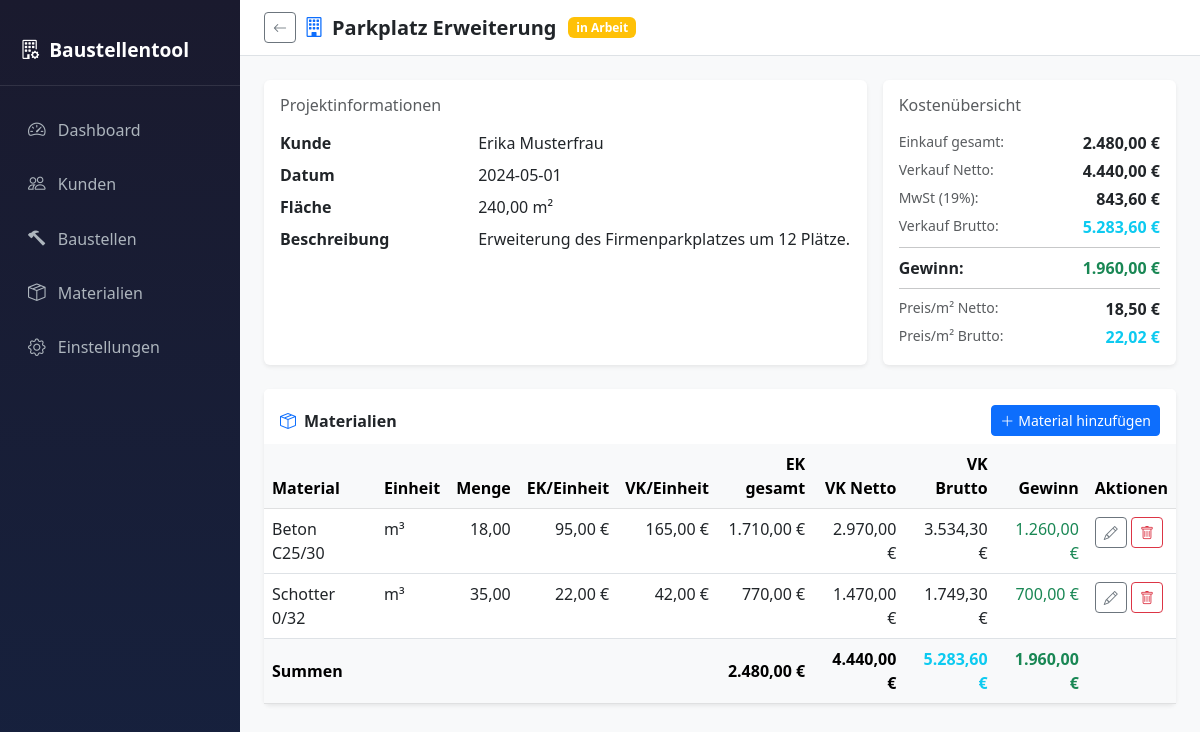
The app's page /index.php?page=project_detail&id=2 with its own data.
### tables this page shows
CREATE TABLE IF NOT EXISTS projects (
    id          INT           PRIMARY KEY AUTO_INCREMENT,
    customer_id INT           NOT NULL,
    name        VARCHAR(255)  NOT NULL,
    description TEXT,
    status      ENUM('geplant','in Arbeit','abgeschlossen') NOT NULL DEFAULT 'geplant',
    area_size   DECIMAL(10,2),
    created_at  DATE          NOT NULL,
    FOREIGN KEY (customer_id) REFERENCES customers(id) ON DELETE CASCADE
);

CREATE TABLE IF NOT EXISTS customers (
    id             INT          PRIMARY KEY AUTO_INCREMENT,
    name           VARCHAR(255) NOT NULL,
    address        TEXT,
    phone          VARCHAR(50),
    email          VARCHAR(255),
    payment_status ENUM('offen','bezahlt') NOT NULL DEFAULT 'offen',
    created_at     TIMESTAMP    DEFAULT CURRENT_TIMESTAMP
);

CREATE TABLE IF NOT EXISTS settings (
    id          INT          PRIMARY KEY AUTO_INCREMENT,
    vat_enabled TINYINT(1)   NOT NULL DEFAULT 1,
    vat_rate    DECIMAL(5,2) NOT NULL DEFAULT 19.00
);

CREATE TABLE IF NOT EXISTS project_materials (
    id             INT           PRIMARY KEY AUTO_INCREMENT,
    project_id     INT           NOT NULL,
    material_id    INT           NOT NULL,
    quantity       DECIMAL(10,2) NOT NULL,
    purchase_price DECIMAL(10,2) NOT NULL,
    selling_price  DECIMAL(10,2) NOT NULL,
    FOREIGN KEY (project_id)  REFERENCES projects(id)  ON DELETE CASCADE,
    FOREIGN KEY (material_id) REFERENCES materials(id) ON DELETE RESTRICT
);

CREATE TABLE IF NOT EXISTS materials (
    id   INT          PRIMARY KEY AUTO_INCREMENT,
    name VARCHAR(255) NOT NULL,
    unit ENUM('m²','m³','Stück') NOT NULL DEFAULT 'Stück'
);

### config/database.php (called while the page is built, shortened)
<?php
function getDB(): PDO {
    static $pdo = null;
    if ($pdo === null) {
        $dsn = 'mysql:host=' . DB_HOST . ';dbname=' . DB_NAME . ';charset=' . DB_CHARSET;
        $options = [
            PDO::ATTR_ERRMODE            => PDO::ERRMODE_EXCEPTION,
            PDO::ATTR_DEFAULT_FETCH_MODE => PDO::FETCH_ASSOC,
            PDO::ATTR_EMULATE_PREPARES   => false,
        ];
        try {
            $pdo = new PDO($dsn, DB_USER, DB_PASS, $options);
        } catch (PDOException $e) {
            error_log('DB connection failed: ' . $e->getMessage());
            die('<div class="alert alert-danger m-4">Datenbankverbindung fehlgeschlagen. Bitte kontaktieren Sie den Administrator.</div>');
        }
    }
    return $pdo;
}
function getSettings(): array {
    $pdo = getDB();
    $stmt = $pdo->query('SELECT * FROM settings LIMIT 1');
    return $stmt->fetch() ?: ['vat_enabled' => 1, 'vat_rate' => 19.00];
}

### pages/project_detail.php (the view, shortened to what this page needs)
<?php
require_once __DIR__ . '/../config/database.php';
$pdo      = getDB();
$settings = getSettings();
$projectId = (int)($_GET['id'] ?? 0);
$stmtP = $pdo->prepare('SELECT p.*, c.name AS customer_name FROM projects p JOIN customers c ON c.id = p.customer_id WHERE p.id = ?');
$stmtP->execute([$projectId]);
$project = $stmtP->fetch();
$stmtPM = $pdo->prepare('
    SELECT pm.*, m.name AS material_name, m.unit
    FROM project_materials pm
    JOIN materials m ON m.id = pm.material_id
    WHERE pm.project_id = ?
    ORDER BY m.name
');
$stmtPM->execute([$projectId]);
$projectMaterials = $stmtPM->fetchAll();
$vatEnabled = (bool)$settings['vat_enabled'];
$vatRate    = (float)$settings['vat_rate'];
$totalPurchase = 0;
$totalNetto    = 0;
foreach ($projectMaterials as $pm) {
    $totalPurchase += (float)$pm['purchase_price'] * (float)$pm['quantity'];
    $totalNetto    += (float)$pm['selling_price']  * (float)$pm['quantity'];
}
$totalProfit = $totalNetto - $totalPurchase;
$vatAmount   = $vatEnabled ? $totalNetto * ($vatRate / 100) : 0;
$totalBrutto = $totalNetto + $vatAmount;
$areaSize = (float)($project['area_size'] ?? 0);
$pricePerM2Netto  = ($areaSize > 0) ? $totalNetto  / $areaSize : 0;
$pricePerM2Brutto = ($areaSize > 0) ? $totalBrutto / $areaSize : 0;
$statusMap = ['geplant' => 'primary', 'in Arbeit' => 'warning', 'abgeschlossen' => 'success'];
?>
<div class="top-navbar d-flex align-items-center gap-2">
    <a href="index.php?page=projects" class="btn btn-sm btn-outline-secondary">
        <i class="bi bi-arrow-left"></i>
    </a>
    <h5 class="mb-0 fw-semibold"><i class="bi bi-building me-2 text-primary"></i><?= htmlspecialchars($project['name']) ?></h5>
    <span class="badge bg-<?= $statusMap[$project['status']] ?? 'secondary' ?> ms-1">
        <?= htmlspecialchars($project['status']) ?>
    </span>
</div>
<div class="p-4">
    <div class="row g-3 mb-4">
        <div class="col-md-8">
            <div class="card border-0 shadow-sm h-100">
                <div class="card-body">
                    <h6 class="card-title text-muted mb-3">Projektinformationen</h6>
                    <dl class="row mb-0">
                        <dt class="col-sm-4">Kunde</dt>
                        <dd class="col-sm-8"><?= htmlspecialchars($project['customer_name']) ?></dd>
                        <dt class="col-sm-4">Datum</dt>
                        <dd class="col-sm-8"><?= htmlspecialchars($project['created_at']) ?></dd>
                        <dt class="col-sm-4">Fläche</dt>
                        <dd class="col-sm-8"><?= $areaSize > 0 ? number_format($areaSize, 2, ',', '.') . ' m²' : '–' ?></dd>
                        <?php if ($project['description']): ?>
                        <dt class="col-sm-4">Beschreibung</dt>
                        <dd class="col-sm-8"><?= nl2br(htmlspecialchars($project['description'])) ?></dd>
                        <?php endif; ?>
                    </dl>
                </div>
            </div>
        </div>
        <div class="col-md-4">
            <div class="card border-0 shadow-sm h-100">
                <div class="card-body">
                    <h6 class="card-title text-muted mb-3">Kostenübersicht</h6>
                    <div class="d-flex justify-content-between mb-1">
                        <span class="text-muted small">Einkauf gesamt:</span>
                        <strong><?= number_format($totalPurchase, 2, ',', '.') ?> €</strong>
                    </div>
                    <div class="d-flex justify-content-between mb-1">
                        <span class="text-muted small">Verkauf Netto:</span>
                        <strong><?= number_format($totalNetto, 2, ',', '.') ?> €</strong>
                    </div>
                    <?php if ($vatEnabled): ?>
                    <div class="d-flex justify-content-between mb-1">
                        <span class="text-muted small">MwSt (<?= number_format($vatRate, 0) ?>%):</span>
                        <strong><?= number_format($vatAmount, 2, ',', '.') ?> €</strong>
                    </div>
                    <div class="d-flex justify-content-between mb-2">
                        <span class="text-muted small">Verkauf Brutto:</span>
                        <strong class="text-info"><?= number_format($totalBrutto, 2, ',', '.') ?> €</strong>
                    </div>
                    <?php endif; ?>
                    <hr class="my-2">
                    <div class="d-flex justify-content-between">
                        <span class="fw-semibold">Gewinn:</span>
                        <strong class="<?= $totalProfit >= 0 ? 'text-success' : 'text-danger' ?>">
                            <?= number_format($totalProfit, 2, ',', '.') ?> €
                        </strong>
                    </div>
                    <?php if ($areaSize > 0): ?>
                    <hr class="my-2">
                    <div class="d-flex justify-content-between mb-1">
                        <span class="text-muted small">Preis/m² Netto:</span>
                        <strong><?= number_format($pricePerM2Netto, 2, ',', '.') ?> €</strong>
                    </div>
                    <?php if ($vatEnabled): ?>
                    <div class="d-flex justify-content-between">
                        <span class="text-muted small">Preis/m² Brutto:</span>
                        <strong class="text-info"><?= number_format($pricePerM2Brutto, 2, ',', '.') ?> €</strong>
                    </div>
                    <?php endif; ?>
                    <?php endif; ?>
                </div>
            </div>
        </div>
    </div>
    <div class="card border-0 shadow-sm mb-4">
        <div class="card-header bg-white d-flex align-items-center justify-content-between border-0 pt-3">
            <span class="fw-semibold"><i class="bi bi-box-seam me-2 text-primary"></i>Materialien</span>
            <button class="btn btn-primary btn-sm" data-bs-toggle="modal" data-bs-target="#pmModal" onclick="resetPMForm()">
                <i class="bi bi-plus-lg me-1"></i>Material hinzufügen
            </button>
        </div>
        <div class="card-body p-0">
            <div class="table-responsive">
                <table class="table table-hover mb-0">
                    <thead class="table-light">
                        <tr>
                            <th>Material</th>
                            <th>Einheit</th>
                            <th class="text-end">Menge</th>
                            <th class="text-end">EK/Einheit</th>
                            <th class="text-end">VK/Einheit</th>
                            <th class="text-end">EK gesamt</th>
                            <th class="text-end">VK Netto</th>
                            <?php if ($vatEnabled): ?>
                            <th class="text-end">VK Brutto</th>
                            <?php endif; ?>
                            <th class="text-end">Gewinn</th>
                            <th>Aktionen</th>
                        </tr>
                    </thead>
                    <tbody>
                        <?php foreach ($projectMaterials as $pm):
                            $linePurchase = (float)$pm['purchase_price'] * (float)$pm['quantity'];
                            $lineNetto    = (float)$pm['selling_price']  * (float)$pm['quantity'];
                            $lineVat      = $vatEnabled ? $lineNetto * ($vatRate / 100) : 0;
                            $lineBrutto   = $lineNetto + $lineVat;
                            $lineProfit   = $lineNetto - $linePurchase;
                        ?>
                        <tr>
                            <td><?= htmlspecialchars($pm['material_name']) ?></td>
                            <td><?= htmlspecialchars($pm['unit']) ?></td>
                            <td class="text-end"><?= number_format((float)$pm['quantity'], 2, ',', '.') ?></td>
                            <td class="text-end"><?= number_format((float)$pm['purchase_price'], 2, ',', '.') ?> €</td>
                            <td class="text-end"><?= number_format((float)$pm['selling_price'], 2, ',', '.') ?> €</td>
                            <td class="text-end"><?= number_format($linePurchase, 2, ',', '.') ?> €</td>
                            <td class="text-end"><?= number_format($lineNetto, 2, ',', '.') ?> €</td>
                            <?php if ($vatEnabled): ?>
                            <td class="text-end"><?= number_format($lineBrutto, 2, ',', '.') ?> €</td>
                            <?php endif; ?>
                            <td class="text-end <?= $lineProfit >= 0 ? 'text-success' : 'text-danger' ?>">
                                <?= number_format($lineProfit, 2, ',', '.') ?> €
                            </td>
                            <td>
                                <button class="btn btn-sm btn-outline-secondary btn-edit-pm"
                                    data-id="<?= (int)$pm['id'] ?>"
                                    data-material-id="<?= (int)$pm['material_id'] ?>"
                                    data-quantity="<?= (float)$pm['quantity'] ?>"
                                    data-purchase="<?= (float)$pm['purchase_price'] ?>"
                                    data-selling="<?= (float)$pm['selling_price'] ?>"
                                    title="Bearbeiten">
                                    <i class="bi bi-pencil"></i>
                                </button>
                                <form method="POST" action="actions/project_material_actions.php" class="d-inline"
                                      onsubmit="return confirm('Material wirklich entfernen?')">
                                    <button type="submit" class="btn btn-sm btn-outline-danger" title="Löschen">
                                        <i class="bi bi-trash"></i>
                                    </button>
                                </form>
                            </td>
                        </tr>
                        <?php endforeach; ?>
                    </tbody>
                    <?php if (!empty($projectMaterials)): ?>
                    <tfoot class="table-light fw-semibold">
                        <tr>
                            <td colspan="5">Summen</td>
                            <td class="text-end"><?= number_format($totalPurchase, 2, ',', '.') ?> €</td>
                            <td class="text-end"><?= number_format($totalNetto, 2, ',', '.') ?> €</td>
                            <?php if ($vatEnabled): ?>
                            <td class="text-end text-info"><?= number_format($totalBrutto, 2, ',', '.') ?> €</td>
                            <?php endif; ?>
                            <td class="text-end <?= $totalProfit >= 0 ? 'text-success' : 'text-danger' ?>">
                                <?= number_format($totalProfit, 2, ',', '.') ?> €
                            </td>
                            <td></td>
                        </tr>
                    </tfoot>
                    <?php endif; ?>
                </table>
            </div>
        </div>
    </div>
</div>

### includes/header.php (shortened to what this page needs)
<!DOCTYPE html>
<html lang="de">
<head>
    <link rel="stylesheet" href="https://cdn.jsdelivr.net/npm/bootstrap@5.3.0/dist/css/bootstrap.min.css">
    <link rel="stylesheet" href="https://cdn.jsdelivr.net/npm/bootstrap-icons@1.10.0/font/bootstrap-icons.css">
</head>
<body>
<div class="d-flex">

### includes/sidebar.php
<?php
$currentPage = $_GET['page'] ?? 'dashboard';
?>
<nav class="sidebar d-flex flex-column py-3">
    <div class="sidebar-brand">
        <i class="bi bi-building-gear"></i>
        Baustellentool
    </div>
    <ul class="nav flex-column mt-3">
        <li class="nav-item">
            <a class="nav-link <?= $currentPage === 'dashboard' ? 'active' : '' ?>" href="index.php?page=dashboard">
                <i class="bi bi-speedometer2"></i> Dashboard
            </a>
        </li>
        <li class="nav-item">
            <a class="nav-link <?= $currentPage === 'customers' ? 'active' : '' ?>" href="index.php?page=customers">
                <i class="bi bi-people"></i> Kunden
            </a>
        </li>
        <li class="nav-item">
            <a class="nav-link <?= $currentPage === 'projects' ? 'active' : '' ?>" href="index.php?page=projects">
                <i class="bi bi-hammer"></i> Baustellen
            </a>
        </li>
        <li class="nav-item">
            <a class="nav-link <?= $currentPage === 'materials' ? 'active' : '' ?>" href="index.php?page=materials">
                <i class="bi bi-box-seam"></i> Materialien
            </a>
        </li>
        <li class="nav-item mt-auto">
            <a class="nav-link <?= $currentPage === 'settings' ? 'active' : '' ?>" href="index.php?page=settings">
                <i class="bi bi-gear"></i> Einstellungen
            </a>
        </li>
    </ul>
</nav>

### index.php (shortened to what this page needs)
<?php
require_once __DIR__ . '/config/database.php';
$page         = $_GET['page'] ?? 'dashboard';
$pageFile = __DIR__ . '/pages/' . $page . '.php';
?>
<?php include __DIR__ . '/includes/header.php'; ?>
<?php include __DIR__ . '/includes/sidebar.php'; ?>
<div class="main-content">
<?php include $pageFile; ?>
<?php include __DIR__ . '/includes/footer.php'; ?>

### includes/footer.php (shortened to what this page needs)
    </div>
</div>
</body>
</html>

### includes/header.php (style rules this page uses)
body { background-color: #f8f9fa; }
.sidebar { min-height: 100vh; background: linear-gradient(180deg, #1a1a2e 0%, #16213e 100%); width: 240px; flex-shrink: 0; }
.sidebar .nav-link { color: #adb5bd; padding: 0.75rem 1.25rem; border-radius: 0.375rem; margin: 2px 8px; transition: all 0.2s; }
.sidebar .nav-link i { margin-right: 8px; font-size: 1.1rem; }
.sidebar-brand { color: #fff; font-size: 1.2rem; font-weight: 700; padding: 1.25rem; border-bottom: 1px solid rgba(255,255,255,0.1); display: flex; align-items: center; gap: 10px; }
.main-content { flex: 1; overflow-x: auto; }
.top-navbar { background: #fff; border-bottom: 1px solid #dee2e6; padding: 0.75rem 1.5rem; }

### records on screen
projects: name "Parkplatz Erweiterung", status "in Arbeit", customer.name "Erika Musterfrau", created_at "2024-05-01", area_size "240,00", description "Erweiterung des Firmenparkplatzes um 12 Plätze.", area_size "18,50", area_size.vat_rate "22,02"
settings: vat_rate "19", vatAmount "843,60", totalBrutto "5.283,60"
project_materials: material.name "Beton C25/30", material.unit "m³", quantity "18,00", purchase_price "95,00", selling_price "165,00", linePurchase "1.710,00", lineNetto "2.970,00", lineBrutto "3.534,30", lineProfit "1.260,00"
project_materials: material.name "Schotter 0/32", material.unit "m³", quantity "35,00", purchase_price "22,00", selling_price "42,00", linePurchase "770,00", lineNetto "1.470,00", lineBrutto "1.749,30", lineProfit "700,00"

### other values on screen
$totalPurchase "2.480,00"
$totalNetto "4.440,00"
$totalProfit "1.960,00"
